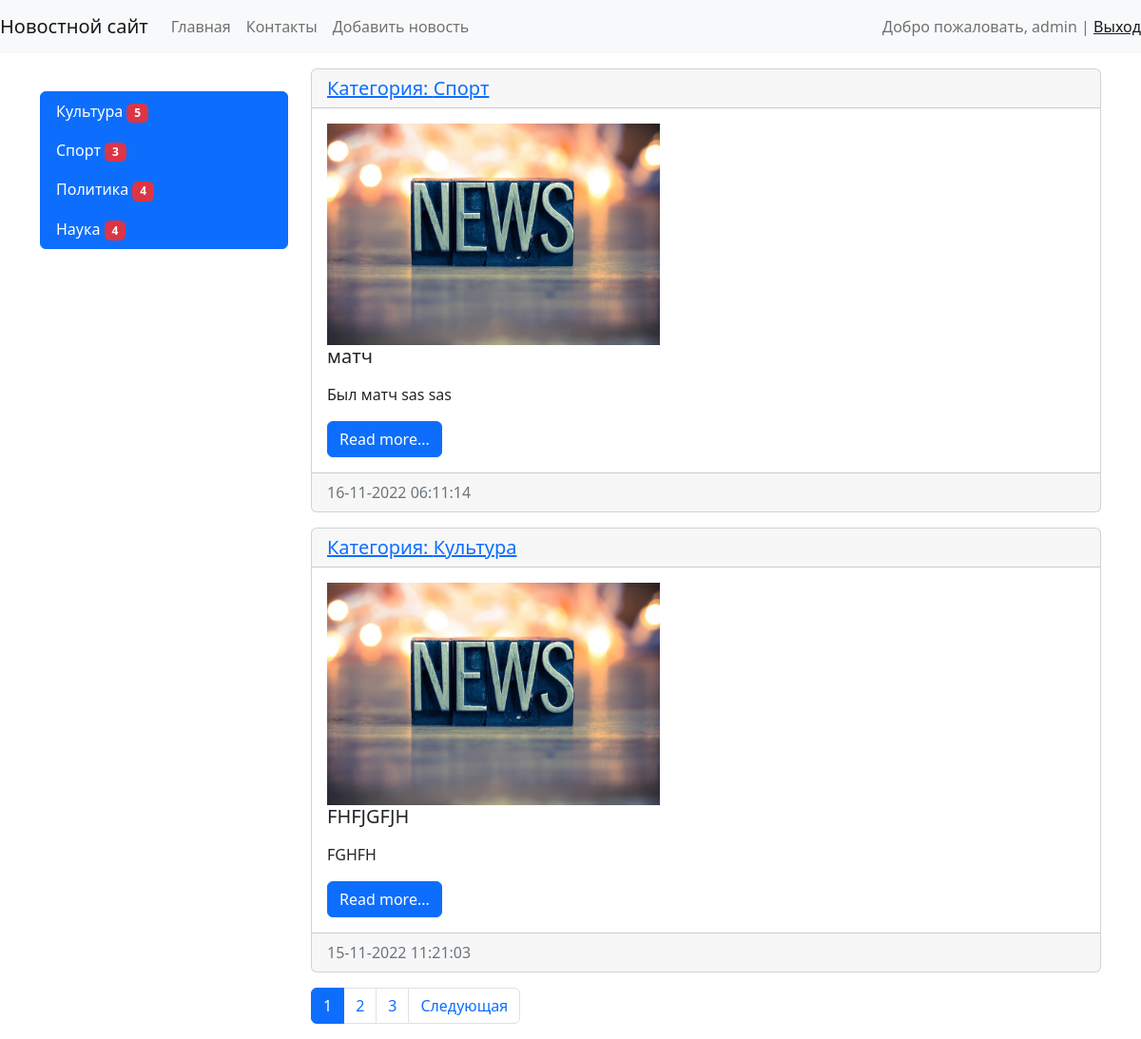
The app's page / (signed in) with its own data.
### news/models.py (models this page shows, shortened)
class Category(models.Model):
    title = models.CharField(max_length=150, db_index=True, verbose_name='Наименование категории')
    def get_absolute_url(self):
        return reverse('category', kwargs={'category_id': self.pk})
    class Meta:
        verbose_name = 'Категория'
        verbose_name_plural = 'Категории'
        ordering = ['title'] #сортировка

class News(models.Model):
    title = models.CharField(max_length=150, verbose_name = 'Наименование')
    content = models.TextField(blank=True, verbose_name = 'Контент')
    created_at = models.DateTimeField(auto_now_add=True, verbose_name = 'Дата публикации')
    updated_at = models.DateTimeField(auto_now=True, verbose_name = 'Обновлено')
    photo = models.ImageField(upload_to='photos/%Y/%m/%d/', verbose_name = 'Фото', blank=True)
    is_published = models.BooleanField(default=True, verbose_name = 'Опубликовано')
    category = models.ForeignKey('Category', on_delete=models.PROTECT, verbose_name='Категория') #связь с таблицей категориями линковка
    views = models.IntegerField(default=0)
    def get_absolute_url(self):
        return reverse('view_news', kwargs={'pk': self.pk})
    class Meta:
        verbose_name = 'Новость'
        verbose_name_plural = 'Новости'
        ordering = ['-created_at'] #сортировка

### news/views.py (the view)
# urls.py: path('', HomeNews.as_view(), name='home'),
class HomeNews(MyMixin, ListView):
    model = News
    template_name = 'news/home_news_list.html' #переопределение шаблона по умолчанию
    context_object_name = 'news' #переопределение базового списка для вывода в свой класс (дефолтный объект)
    queryset = News.objects.select_related('category')
    paginate_by = 2
    def get_context_data(self, *, object_list=None, **kwargs):
        context = super().get_context_data(**kwargs) #наследовали атрибуты от шаблона
        context['title'] = self.get_upper('Главная страница') #переопределили title
        context['mixin_prop'] = self.get_prop()
        return context

### news/templatetags/news_tags.py (called while the page is built)
@register.simple_tag(name='get_list_categories')
def get_categories():
    return Category.objects.all()

@register.inclusion_tag('news/list_categories.html')
def show_categories():  #можно передать агрументы этой функции
    categories = Category.objects.annotate(cnt=Count('news')).filter(cnt__gt=0)
    return {'categories': categories}

### news/util.py (called while the page is built)
    def get_prop(self):
        return self.mixin_prop.upper()

    def get_upper(self, s):
        if isinstance(s, str):
            return s.upper()
        else:
            return s.title.upper()

### news/templates/news/home_news_list.html (shortened to what this page needs)
{% extends 'base.html' %}
{% block sidebar %}
{% include 'inc/_sidebar.html' %}
{% endblock %}
        {% block content %}
            {% for item in news %}
            <div class="card mb-3">
                <h5 class="card-header"> <a href="{{ item.category.get_absolute_url }}">Категория: {{ item.category.title }}</a></h5>
                <div class="card-body">
                    <div class="media">
                        {% if item.photo%}
                        <img src="{{ item.photo.url }}" alt="" width="350" height="233">
                        {% else %}
                        <img src="../../../media/photos/2022/10/16/icon19.jpg" alt="" width="350">
                        {% endif %}
                        <div class="media-body">
                          <h5 class="card-title">{{ item.title }}</h5>
                          <p class="card-text">{{ item.content|safe|linebreaks|truncatewords:40 }}</p>
                          <a href="{{ item.get_absolute_url }}" class="btn btn-primary">Read more...</a>
                        </div>
                    </div>
                </div>
                <div class="card-footer text-muted">
                    {{ item.created_at|date:"d-m-Y H:i:s" }}
                </div>
            </div>
            {% endfor %}
{% endblock %}

### templates/inc/_nav.html (shortened to what this page needs)
<nav class="navbar navbar-expand-lg navbar-light bg-light">
    <a class="navbar-brand" href="{% url 'home' %}">Новостной сайт</a>
    <div class="collapse navbar-collapse" id="navbarSupportedContent">
        <ul class="navbar-nav mr-auto">
            <li class="nav-item"><a class="nav-link" href="{% url 'home' %}">Главная</a></li>
            <li class="nav-item"><a class="nav-link" href="{% url 'contacts' %}">Контакты</a></li>
            {% if request.user.is_authenticated %}
            <li class="nav-item"><a class="nav-link" href="{% url 'add_news' %}">Добавить новость</a></li>
            {% endif %}
        </ul>
    </div>
    <span class="navbar-text">
        {% if request.user.is_authenticated %}
        Добро пожаловать, {{ user.username }} | <a href="{% url 'logout' %}">Выход</a>
        {% else %}
        <a href="{% url 'login' %}">Войти</a> |
        <br>
        <a href="{% url 'register' %}">Регистрация</a>
            </span>
        {% endif %}
</nav>

### news/templates/news/list_categories.html
 <div class="list-group">
     {% for item in categories %}
     <a href="{{ item.get_absolute_url }}" class="list-group-item list-group-item-action active" aria-current="true">{{ item.title }}
     <span class="badge text-bg-secondary bg-danger">{{ item.cnt }}</span>
     </a>
     {% endfor %}
 </div>

### records on screen
Category: title "Культура", cnt "5"
Category: title "Спорт", cnt "3"
Category: title "Политика", cnt "4"
Category: title "Наука", cnt "4"
News: category "Спорт", title "матч", content "Был матч sas sas", created_at "16-11-2022 06:11:14"
News: category "Культура", title "FHFJGFJH", content "FGHFH", created_at "15-11-2022 11:21:03"

### other values on screen
{{ user.username }} "admin"
{{ p }} "1"
{{ p }} "2" "3"
